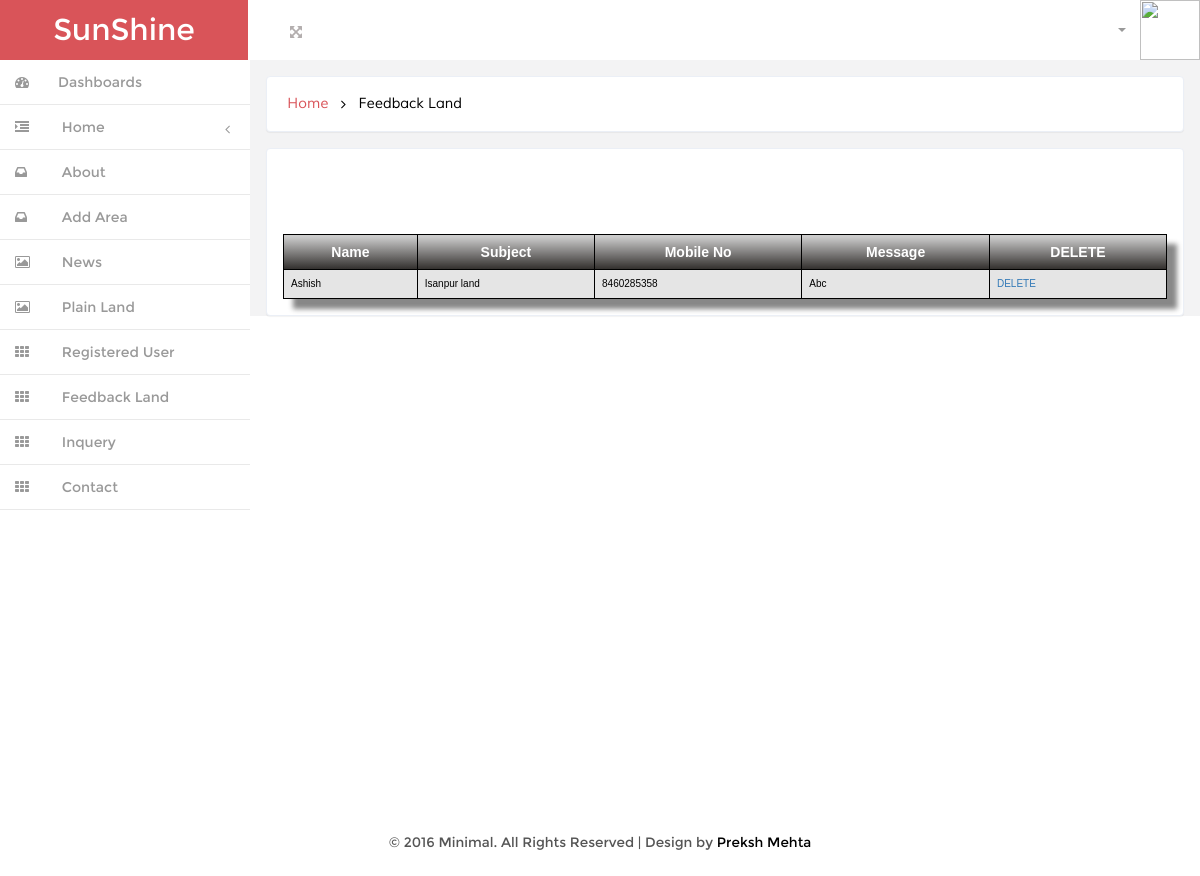
Page /admin/feedback_pro.php (signed in) on the committed database.
### tables this page shows
CREATE TABLE IF NOT EXISTS `feedback_product` (
  `id` int(10) NOT NULL AUTO_INCREMENT,
  `name` varchar(30) NOT NULL,
  `subje` varchar(30) NOT NULL,
  `mobo` varchar(13) NOT NULL,
  `msg` mediumtext NOT NULL,
  PRIMARY KEY (`id`)
);

### admin/feedback_pro.php (the view, shortened to what this page needs)
<!DOCTYPE HTML>
<html>
<head>
<link href="css/bootstrap.min.css" rel='stylesheet' type='text/css' />
<link href="css/style.css" rel='stylesheet' type='text/css' />
<link href="css/font-awesome.css" rel="stylesheet">
<link href="css/custom.css" rel="stylesheet">
</head>
<body>
<?php require_once 'header.php'; ?>
	  <?php require_once 'sidebar.php'; ?>
<div id="wrapper">
		 <div id="page-wrapper" class="gray-bg dashbard-1">
       <div class="content-main">
		   <div class="banner">
				<h2>
				<a href="index.php">Home</a>
				<i class="fa fa-angle-right"></i>
				<span>Feedback Land </span>				</h2>
	     </div>
 	<div class="asked">
			<form action="" method="post" enctype="multipart/form-data">
				</table><br/><br/><br/>
				<div class="CSSTableGenerator">
				<table >
                    <tr>
                        <td>
                            Name
                        </td>
                        <td >
                            Subject
                        </td>
                        <td>
                            Mobile No
                        </td>
						<td>
                            Message
                        </td>
                        <td>
                            DELETE
                        </td>
					<?php
						$o=mysql_query("select * from feedback_product");
						while($d=mysql_fetch_array($o))
						{
					?>
						<tr>
							<td><?php echo $d['name'];?></td>
							<td><?php echo $d['subje'];?></td>
							<td><?php echo $d['mobo'];?></td>
							<td><?php echo $d['msg'];?></td>
							<td><a href="del_feedback_pro.php?id=<?php echo $d['id'];?>">DELETE</a></td>
						</tr>
					<?php
						}
					?>
					</tr>
				</table>
			</form>
	</div>
		</div>
		</div>
       </div>
<div class="copy">
            <p> &copy; 2016 Minimal. All Rights Reserved | Design by <a href="http://w3layouts.com/" target="_blank">Preksh Mehta </a> </p>
	    </div>
		</div>
</body>
</html>

### admin/css/style.css (style rules this page uses)
h4, h5, h6, h1, h2, h3 { margin: 0; }
p { margin: 0; }
html, body { font-family:'Montserrat-Regular'; font-size: 100%; background:#F3F3F4; overflow-x: hidden; }
body a { transition:0.5s all; -webkit-transition:0.5s all; -moz-transition:0.5s all; -o-transition:0.5s all; -ms-transition:0.5s all; }
div#wrapper { background-color: #fff; }
@media (min-width: 768px) { #page-wrapper { position: inherit; margin: 0 0 0 240px; min-height: 1000px; } }
.content-main { background-color: #F3F3F4; padding-top: 1em; }
.banner { background: #fff; display: block; margin: 0em 1em ; padding:1em; border: 1px solid #ebeff6; border-color: #ebeff6; border-radius: 4px; -webkit-border-radius: 4px; -o-border-radius: 4px; -moz-border-radius: 4px; -ms-border-radius: 4px; -webkit-box-shadow: 0 1px 1px rgba(0,0,0,.05); box-shadow: 0 1px 1px rgba(0,0,0,.05); }
.banner h2 { font-size:0.9em; }
.banner h2 a { color:#D95459; text-decoration:none; font-family: 'Muli-Regular'; padding:0.3em ; }
.banner h2 span { color:#000; font-family: 'Muli-Regular'; padding:0.3em ; }
.banner h2 i { color:#000; vertical-align:middle; padding:0.3em ; }
.asked { padding: 1em; background: #fff; margin: 1em; border: 1px solid #ebeff6; border-radius: 4px; -webkit-border-radius: 4px; -o-border-radius: 4px; -moz-border-radius: 4px; -ms-border-radius: 4px; -webkit-box-shadow: 0 1px 1px rgba(0,0,0,.05); box-shadow: 0 1px 1px rgba(0,0,0,.05); }
.copy { background:#fff; text-align:center; padding:1.5em 0; }
.copy p, .copy-right p { font-size:0.85em; color:#555; }
.copy p a, .copy-right p a { color:#000; }

### admin/css/custom.css (style rules this page uses)
#wrapper { width: 100%; }
#page-wrapper { min-height: 568px; }
@media (min-width:768px) { #page-wrapper { position: inherit; margin: 0 0 0 250px; } }

### admin/feedback_pro.php (style rules this page uses)
.CSSTableGenerator { margin:0px;padding:0px; width:100%; box-shadow: 10px 10px 5px #888888; border:1px solid #000000; -moz-border-radius-bottomleft:0px; -webkit-border-bottom-left-radius:0px; border-bottom-left-radius:0px; -moz-border-radius-bottomright:0px; -webkit-border-bottom-right-radius:0px; border-bottom-right-radius:0px; -moz-border-radius-topright:0px; -webkit-border-top-right-radius:0px; border-top-right-radius:0px; -moz-border-radius-topleft:0px; -webkit-border-top-left-radius:0px; border-top-left-radius:0px; }
.CSSTableGenerator table { border-collapse: collapse; border-spacing: 0; width:100%; height:100%; margin:0px;padding:0px; }
.CSSTableGenerator tr:last-child td:last-child { -moz-border-radius-bottomright:0px; -webkit-border-bottom-right-radius:0px; border-bottom-right-radius:0px; }
.CSSTableGenerator table tr:first-child td:first-child { -moz-border-radius-topleft:0px; -webkit-border-top-left-radius:0px; border-top-left-radius:0px; }
.CSSTableGenerator table tr:first-child td:last-child { -moz-border-radius-topright:0px; -webkit-border-top-right-radius:0px; border-top-right-radius:0px; }
.CSSTableGenerator tr:last-child td:first-child { -moz-border-radius-bottomleft:0px; -webkit-border-bottom-left-radius:0px; border-bottom-left-radius:0px; }
.CSSTableGenerator tr:nth-child(odd) { background-color:#ffffff; }
.CSSTableGenerator tr:nth-child(even) { background-color:#e5e5e5; }
.CSSTableGenerator td { vertical-align:middle; border:1px solid #000000; border-width:0px 1px 1px 0px; text-align:left; padding:7px; font-size:10px; font-family:Arial; font-weight:normal; color:#000000; }
.CSSTableGenerator tr:last-child td { border-width:0px 1px 0px 0px; }
.CSSTableGenerator tr td:last-child { border-width:0px 0px 1px 0px; }
.CSSTableGenerator tr:last-child td:last-child { border-width:0px 0px 0px 0px; }
.CSSTableGenerator tr:first-child td { background:-o-linear-gradient(bottom, #cccccc 5%, #33302e 100%); background:-webkit-gradient( linear, left top, left bottom, color-stop(0.05, #cccccc), color-stop(1, #33302e) ); background:-moz-linear-gradient( center top, #cccccc 5%, #33302e 100% ); filter:progid:DXImageTransform.Microsoft.gradient(startColorstr="#cccccc", endColorstr="#33302e"); background: -o-linear-gradient(top,#cccccc,33302e); background-color:#cccccc; border:0px solid #000000; text-align:center; border-width:0px 0px 1px 1px; font-size:14px; font-family:Arial; font-weight:bold; color:#ffffff; }
.CSSTableGenerator tr:first-child td:first-child { border-width:0px 0px 1px 0px; }
.CSSTableGenerator tr:first-child td:last-child { border-width:0px 0px 1px 1px; }

### rows in the picture
feedback_product: name "Ashish", subje "Isanpur land", mobo "8460285358", msg "Abc"
